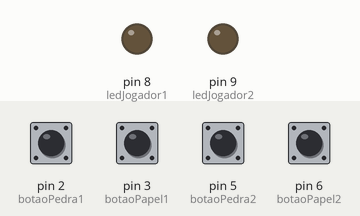
Bench run of a sketch on a simulated Arduino Uno, built with avr-gcc and run on an emulated ATmega328P. Shown: output pins drawn as LEDs (lit = HIGH). The test bench sets the inputs (shaded band); at power-on: pin 2 (botaoPedra1), pin 3 (botaoPapel1), pin 5 (botaoPedra2), pin 6 (botaoPapel2) HIGH.

Above: at 2.8 s.
2.9 s: pin 2 (botaoPedra1) pulled LOW for 1.2 s
At 3.8 s:
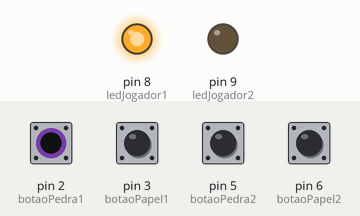
6.5 s: pin 5 (botaoPedra2) pulled LOW for 3.2 s
At 7.8 s:
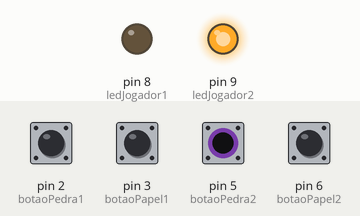
11.5 s: pin 2 (botaoPedra1) pulled LOW for 3.2 s
At 15.7 s:
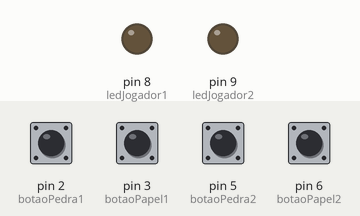
Timing chart, 0 to 17.2 s (numbered marks = the images above; inputs shaded):
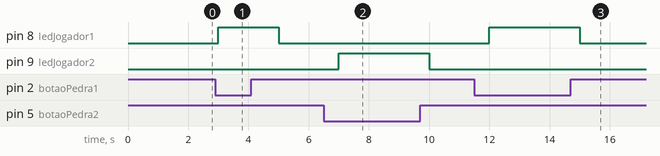

Measured:
- after the input at 2.9 s, pin 8 (ledJogador1): LOW → HIGH after 0.10 s, → LOW 2.0 s later
- after the input at 6.5 s, pin 9 (ledJogador2): LOW → HIGH after 0.50 s, → LOW 3.0 s later
- after the input at 11.5 s, pin 8 (ledJogador1): LOW → HIGH after 0.50 s, → LOW 3.0 s later

The sketch:

jogo.ino
```cpp
// Definição dos pinos dos botões
const int botaoPedra1 = 2;
const int botaoPapel1 = 3;
const int botaoTesoura1 = 4;

const int botaoPedra2 = 5;
const int botaoPapel2 = 6;
const int botaoTesoura2 = 7;

// Definição dos pinos dos LEDs
const int ledJogador1 = 8;
const int ledJogador2 = 9;

// Variáveis para armazenar as jogadas
int jogada1 = -1;
int jogada2 = -1;

void setup() {
  // Configura os botões como entrada com pullup interno
  pinMode(botaoPedra1, INPUT_PULLUP);
  pinMode(botaoPapel1, INPUT_PULLUP);
  pinMode(botaoTesoura1, INPUT_PULLUP);

  pinMode(botaoPedra2, INPUT_PULLUP);
  pinMode(botaoPapel2, INPUT_PULLUP);
  pinMode(botaoTesoura2, INPUT_PULLUP);

  // Configura os LEDs como saída
  pinMode(ledJogador1, OUTPUT);
  pinMode(ledJogador2, OUTPUT);

  // Inicializa os LEDs desligados
  digitalWrite(ledJogador1, LOW);
  digitalWrite(ledJogador2, LOW);
}

void loop() {
  // Leitura das jogadas
  jogada1 = lerJogada(botaoPedra1, botaoPapel1, botaoTesoura1);
  jogada2 = lerJogada(botaoPedra2, botaoPapel2, botaoTesoura2);

  // Só verifica o resultado se ambos os jogadores tiverem feito uma jogada
  if (jogada1 != -1 && jogada2 != -1) {
    int resultado = verificarResultado(jogada1, jogada2);
    mostrarResultado(resultado);
    delay(1000); // Aguarda 2 segundos antes de reiniciar
    resetarJogo(); // Reseta as jogadas para a próxima rodada
  }
}

int lerJogada(int pedraPin, int papelPin, int tesouraPin) {
  if (digitalRead(pedraPin) == HIGH) return 0;  // Pedra
  if (digitalRead(papelPin) == HIGH) return 1;  // Papel
  if (digitalRead(tesouraPin) == HIGH) return 2; // Tesoura
  return -1;  // Nenhuma jogada
}

int verificarResultado(int jogada1, int jogada2) {
  // Se for empate
  if (jogada1 == jogada2) return 0;

  // Verifica se o jogador 1 venceu
  if ((jogada1 == 0 && jogada2 == 2) ||  // Pedra vence Tesoura
      (jogada1 == 1 && jogada2 == 0) ||  // Papel vence Pedra
      (jogada1 == 2 && jogada2 == 1)) {  // Tesoura vence Papel
    return 1;
  }

  // Caso contrário, jogador 2 venceu
  return 2;
}

void mostrarResultado(int resultado) {
  // Desliga ambos os LEDs primeiro
  digitalWrite(ledJogador1, LOW);
  digitalWrite(ledJogador2, LOW);

  // Jogador 1 venceu
  if (resultado == 1) {
    digitalWrite(ledJogador1, HIGH);
  }
  // Jogador 2 venceu
  else if (resultado == 2) {
    digitalWrite(ledJogador2, HIGH);
  }
}

void resetarJogo() {
  jogada1 = -1;
  jogada2 = -1;
  digitalWrite(ledJogador1, LOW);
  digitalWrite(ledJogador2, LOW);
}
```
